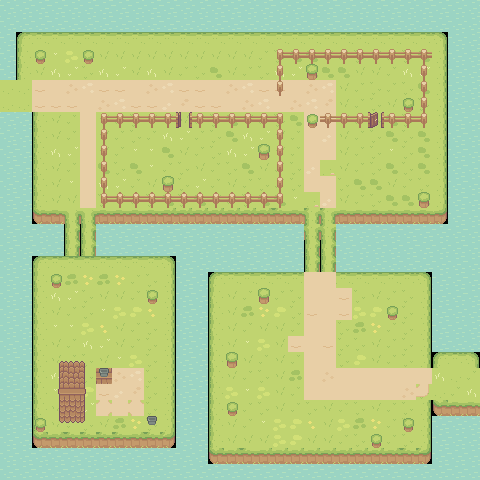

Rendered tile map (Tiled .tmx) drawn with the repository's tilesets; below, a short description and the full map source, tile grids included:
An orthogonal 30x30 tile map with 16x16 px tiles, 2 tile layers (Tile Layer 1, Tile Layer 2).

<map version="1.10" tiledversion="1.11.0" orientation="orthogonal" renderorder="right-down" width="30" height="30" tilewidth="16" tileheight="16" infinite="0" nextlayerid="3" nextobjectid="1">
 <tileset firstgid="1" source="farm_tileset.tsx" />
 <layer id="1" name="Tile Layer 1" width="30" height="30">
  <data encoding="csv">
22,21,21,22,23,24,21,22,23,21,22,23,24,21,22,23,24,23,24,21,21,22,23,24,22,23,21,22,23,24,
22,21,21,22,23,24,21,22,23,21,22,23,24,21,22,23,24,23,24,21,21,22,23,24,22,23,21,22,23,24,
22,1,2,2,2,2,2,2,2,2,2,2,2,2,2,2,2,2,2,2,2,2,2,2,2,2,2,3,23,24,
22,30,125,145,146,125,125,125,125,125,125,125,125,125,125,125,126,127,128,128,125,126,127,125,126,127,128,32,23,24,
22,30,125,143,144,127,143,144,125,143,125,126,127,128,125,126,127,143,144,128,128,128,125,125,126,143,144,32,23,24,
31,31,153,133,134,135,153,153,133,134,135,153,153,133,134,135,153,153,133,134,135,125,126,127,126,127,128,32,23,24,
31,31,153,153,153,133,134,135,153,153,154,155,153,153,133,134,135,133,134,135,155,125,126,127,125,126,127,32,22,23,
22,21,30,125,126,133,125,126,127,125,125,125,126,127,128,125,126,127,128,133,133,125,126,127,128,127,145,32,22,23,
22,21,30,125,126,133,125,126,127,126,143,144,126,127,128,143,144,125,126,133,154,125,126,127,128,127,128,32,24,23,
21,22,30,143,144,133,125,126,145,145,128,125,126,127,143,144,128,125,126,133,133,125,126,127,145,127,128,32,24,23,
21,22,30,125,126,133,128,127,128,145,126,127,125,126,127,128,125,126,127,154,114,125,126,127,128,127,128,32,24,23,
21,21,30,125,145,133,143,144,126,125,126,127,144,126,125,126,127,126,127,133,133,127,128,128,125,126,127,32,24,23,
21,22,30,125,125,133,127,125,126,127,128,127,128,125,126,127,128,128,145,114,154,125,126,127,128,128,128,32,24,23,
21,22,55,56,38,38,56,56,56,56,87,87,87,87,87,87,87,88,56,91,91,56,56,56,56,56,56,57,24,23,
21,22,23,21,109,109,21,21,21,22,21,22,23,24,21,22,23,21,22,91,91,22,23,24,24,21,22,23,24,23,
21,22,23,21,109,109,21,21,22,21,21,22,23,24,21,22,23,21,22,109,109,22,23,24,24,21,22,23,24,23,
21,21,1,2,2,2,2,2,2,2,3,22,23,24,21,22,23,21,22,109,109,22,23,24,24,21,22,23,24,23,
21,21,30,125,129,130,129,130,126,127,32,22,23,1,2,2,2,2,2,2,2,2,2,2,2,2,3,23,24,23,
21,21,30,143,144,127,125,125,126,127,32,21,22,30,125,126,125,126,127,125,126,127,127,125,126,127,32,23,24,23,
21,21,30,125,126,127,145,146,147,148,32,21,22,30,125,129,130,147,127,125,126,127,146,147,148,127,32,22,23,24,
21,21,30,145,145,146,148,125,126,127,32,21,22,30,125,126,125,125,126,125,126,127,129,130,126,127,32,22,23,24,
21,21,30,125,126,143,144,125,126,127,32,21,22,30,125,145,146,125,146,125,126,127,127,125,126,127,32,22,23,24,
21,22,30,125,126,127,125,145,146,127,32,21,22,30,125,125,126,125,126,125,126,127,147,125,126,127,32,1,2,3,
21,22,30,143,144,127,129,130,126,127,32,21,22,30,125,126,127,125,129,125,125,125,125,125,125,126,127,143,31,126,
21,22,30,145,146,147,148,143,144,127,32,21,22,30,146,145,146,125,126,125,126,125,126,127,127,127,127,31,126,143,
21,22,30,125,143,144,125,143,144,127,32,21,21,30,125,126,127,125,126,127,125,126,127,125,126,127,32,86,56,56,
21,22,30,125,126,127,125,129,130,127,32,23,21,30,125,126,145,146,147,148,125,146,129,130,126,127,32,22,23,24,
21,21,86,87,88,88,88,88,87,88,89,23,21,30,125,125,125,146,147,125,125,126,127,125,126,127,32,22,23,24,
21,21,22,21,22,23,24,23,21,22,21,22,21,86,87,88,87,87,87,87,87,87,87,87,87,88,89,21,22,23,
21,21,22,21,22,23,24,24,24,21,21,22,23,21,22,21,22,23,24,22,23,21,22,21,22,23,24,21,22,23
</data>
 </layer>
 <layer id="2" name="Tile Layer 2" width="30" height="30">
  <data encoding="csv">
0,0,0,0,0,0,0,0,0,0,0,0,0,0,0,0,0,0,0,0,0,0,0,0,0,0,0,0,0,0,
0,0,0,0,0,0,0,0,0,0,0,0,0,0,0,0,0,0,0,0,0,0,0,0,0,0,0,0,0,0,
0,0,0,0,0,0,0,0,0,0,0,0,0,0,0,0,0,0,0,0,0,0,0,0,0,0,0,0,0,0,
0,0,149,0,0,149,0,0,0,0,0,0,0,0,0,0,0,26,27,27,27,27,27,27,27,27,27,0,0,0,
0,0,0,0,0,0,0,0,0,0,0,0,0,0,0,0,0,50,0,150,0,0,0,0,0,0,50,0,0,0,
0,0,0,0,0,0,0,0,0,0,0,0,0,0,0,0,0,50,0,0,0,0,0,0,0,0,50,0,0,0,
0,0,0,0,0,0,0,0,0,0,0,0,0,0,0,0,0,0,0,0,0,0,0,0,0,149,50,0,0,0,
0,0,0,0,0,0,26,27,27,27,27,81,27,27,27,27,27,28,0,149,27,27,27,108,27,27,53,0,0,0,
0,0,0,0,0,0,50,0,0,0,0,0,0,0,0,0,0,50,0,0,0,0,0,0,0,0,0,0,0,0,
0,0,0,0,0,0,50,0,0,0,0,0,0,0,0,0,150,50,0,0,0,0,0,0,0,0,0,0,0,0,
0,0,0,0,0,0,50,0,0,0,0,0,0,0,0,0,0,50,0,0,0,0,0,0,0,0,0,0,0,0,
0,0,0,0,0,0,50,0,0,0,150,0,0,0,0,0,0,50,0,0,0,0,0,0,0,0,0,0,0,0,
0,0,0,0,0,0,51,52,52,52,52,52,52,52,52,52,52,53,0,0,0,0,0,0,0,0,150,0,0,0,
0,0,0,0,0,0,0,0,0,0,0,0,0,0,0,0,0,0,0,0,0,0,0,0,0,0,0,0,0,0,
0,0,0,0,0,0,0,0,0,0,0,0,0,0,0,0,0,0,0,0,0,0,0,0,0,0,0,0,0,0,
0,0,0,0,0,0,0,0,0,0,0,0,0,0,0,0,0,0,0,0,0,0,0,0,0,0,0,0,0,0,
0,0,0,0,0,0,0,0,0,0,0,0,0,0,0,0,0,0,0,0,0,0,0,0,0,0,0,0,0,0,
0,0,0,149,0,0,0,0,0,0,0,0,0,0,0,0,0,0,0,133,133,0,0,0,0,0,0,0,0,0,
0,0,0,0,0,0,0,0,0,149,0,0,0,0,0,0,150,0,0,133,133,153,0,0,0,0,0,0,0,0,
0,0,0,0,0,0,0,0,0,0,0,0,0,0,0,0,0,0,0,153,133,153,0,0,149,0,0,0,0,0,
0,0,0,0,0,0,0,0,0,0,0,0,0,0,0,0,0,0,0,133,133,0,0,0,0,0,0,0,0,0,
0,0,0,0,0,0,0,0,0,0,0,0,0,0,0,0,0,0,153,133,153,0,0,0,0,0,0,0,0,0,
0,0,0,225,226,227,0,0,0,0,0,0,0,0,150,0,0,0,0,133,133,0,0,0,0,0,0,0,0,0,
0,0,0,241,242,243,230,134,135,0,0,0,0,0,0,0,0,0,0,133,134,133,133,133,133,133,133,0,0,0,
0,0,0,257,258,259,153,154,155,0,0,0,0,0,0,0,0,0,0,133,133,133,133,133,133,134,100,0,0,0,
0,0,0,273,274,275,76,133,75,0,0,0,0,0,149,0,0,0,0,0,0,0,0,0,0,0,0,0,0,0,
0,0,149,289,290,291,0,0,0,231,0,0,0,0,0,0,0,0,0,0,0,0,0,0,0,149,0,0,0,0,
0,0,0,0,0,0,0,0,0,0,0,0,0,0,0,0,0,0,0,0,0,0,0,149,0,0,0,0,0,0,
0,0,0,0,0,0,0,0,0,0,0,0,0,0,0,0,0,0,0,0,0,0,0,0,0,0,0,0,0,0,
0,0,0,0,0,0,0,0,0,0,0,0,0,0,0,0,0,0,0,0,0,0,0,0,0,0,0,0,0,0
</data>
 </layer>
</map>
